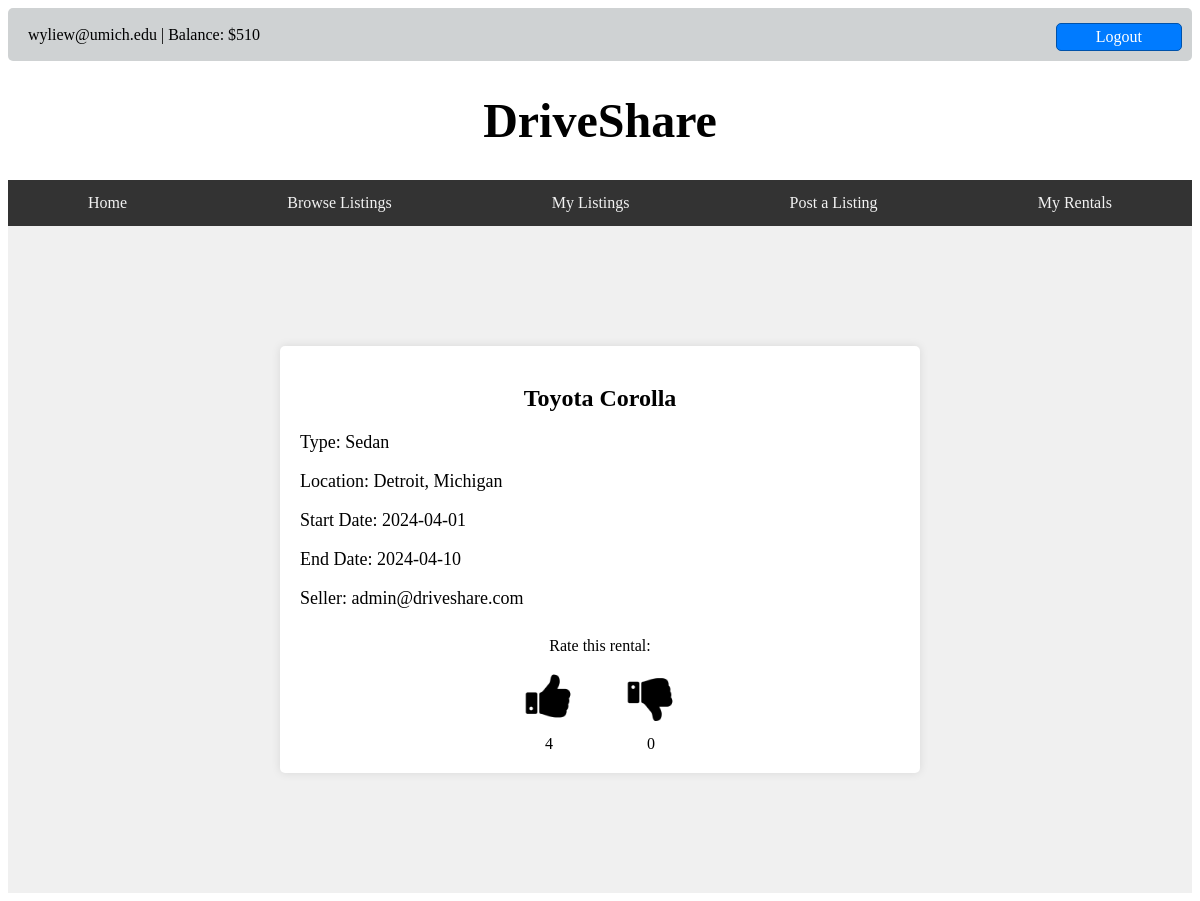
The page /listings/1 (signed in) on the database its author committed.
### tables this page shows
CREATE TABLE users (
                            id INTEGER PRIMARY KEY AUTOINCREMENT,
                            email TEXT UNIQUE NOT NULL,
                            password TEXT,
                            security_answer1 TEXT,
                            security_answer2 TEXT,
                            security_answer3 TEXT,
                            balance DECIMAL(10, 2) DEFAULT 0.0,
                            thumbs_up INTEGER DEFAULT 0,
                            thumbs_down INTEGER DEFAULT 0
                        );

CREATE TABLE listings (
                            id INTEGER PRIMARY KEY AUTOINCREMENT,
                            seller_id INTEGER,
                            buyer_id INTEGER,
                            make TEXT,
                            model TEXT,
                            year INTEGER,
                            color TEXT,
                            type TEXT,
                            price REAL,
                            city TEXT,
                            state TEXT,
                            start_date TEXT,
                            end_date TEXT,
                            FOREIGN KEY (seller_id) REFERENCES users(id),
                            FOREIGN KEY (buyer_id) REFERENCES users(id)
                        );

### main.py (the view)
@app.get("/listings/{id}", response_class=HTMLResponse)
def listing(request: Request, id: int, listing_manager: Annotated[ListingMediator, Depends(get_listing_manager)],
            user_manager: Annotated[UserMediator, Depends(get_user_manager)], user = Depends(get_current_user)):
    listing = listing_manager.get_listing(id)
    seller_email = user_manager[listing.seller_id].email
    return templates.TemplateResponse("single_listing.html", {"request": request, "listing": listing, "user": user,
                                                              "seller_email": seller_email, "ratings": listing_manager.get_rating(listing.seller_id)})

### driveshare/interface/single_listing.html (shortened to what this page needs)
<!DOCTYPE html>
<html lang="en">
<head>
</head>
<body>
    {% include 'title.html' %}
    <div class="listing-container">
        <div class="listing">
            <h2>{{ listing.car.make }} {{ listing.car.model }}</h2>
            <p>Type: {{ listing.car.car_type }}</p>
            <p>Location: {{ listing.location.city }}, {{ listing.location.state }}</p>
            <p>Start Date: {{ listing.availability.start_date }}</p>
            <p>End Date: {{ listing.availability.end_date }}</p>
            <p>Seller: {{ seller_email }}</p>
            {% if user.id == listing.buyer_id %}
                <form id="rating">
                    <label for="rating">Rate this rental:</label>
                    <div class="rating-container">
                        <div class="thumb-container">
                            <button type="submit" formmethod="post" formaction="/rate_listing/{{ listing.id }}/?rating=1">
                                <img src="{{ url_for('static', path='/assets/thumbs_up.png') }}">
                            </button>
                            <span>{{ ratings[0] }}</span>
                        </div>
                        <div class="thumb-container">
                            <button type="submit" formmethod="post" formaction="/rate_listing/{{ listing.id }}/?rating=1">
                                <img src="{{ url_for('static', path='/assets/thumbs_down.png') }}">
                            </button>
                            <span>{{ ratings[1] }}</span>
                        </div>
                    </div>
                </form>
            {% elif listing.buyer_id == None %}
                {% if user.id != listing.seller_id %}
                    <a href="/payment/auth/?listing_id={{ listing.id }}">Purchase this listing</a>
                {% endif %}
            {% endif %}
        </div>
    </div>
</body>
</html>

### driveshare/interface/title.html
<link rel="stylesheet" href="{{ url_for('static', path='/assets/navbar.css') }}">
<link rel="stylesheet" href="{{ url_for('static', path='/assets/title.css') }}">
<div class="top-bar">
    <a class="user-name" id="username">{{ user.email }}  |  Balance: ${{ user.balance }}</a>
    <a class="logout-button" href="/logout/">Logout</a>
</div>
<h1 class="title">DriveShare</h1>
<div class="navbar">
    <a href="/home/">Home</a>
    <a href="/listings/">Browse Listings</a>
    <a href="/my_listings/">My Listings</a>
    <a href="/listing/post">Post a Listing</a>
    <a href="/rental_history/">My Rentals</a>
</div>

### driveshare/interface/assets/navbar.css (style rules this page uses)
.navbar { display: flex; justify-content: space-between; align-items: center; background-color: #333; overflow: hidden; width: 100%; }
.navbar a { color: #f2f2f2; text-align: center; margin-left: auto; margin-right: auto; padding: 14px 16px; text-decoration: none; border-radius: 5px; }

### driveshare/interface/assets/title.css (style rules this page uses)
.title { text-align: center; font-size: 3em; }
.top-bar { display: flex; justify-content: space-between; align-items: center; padding: 10px; background-color: #cfd2d3; border-radius: 5px; }
.top-bar .user-name { margin-left: 10px; }
.top-bar .logout-button { width: 10%; padding: 4px; margin-top: 5px; border: 1px solid #0052aa; background-color: #007bff; border-radius: 5px; box-shadow: none; transition: border-color 0.3s ease; color: #fff; text-align: center; text-decoration: none; }

### driveshare/interface/single_listing.html (style rules this page uses)
.listing-container { width: 100%; min-height: 100%; background-color: #f0f0f0; padding-top: calc(5% + 60px); padding-bottom: calc(5% + 60px); }
.listing { max-width: 600px; margin: 0px auto; padding: 20px; border-radius: 5px; background-color: #fff; box-shadow: 0px 0px 10px rgba(0, 0, 0, 0.1); }
h2 { text-align: center; }
p { margin-top: 10px; font-size: large; }
form { display: flex; flex-direction: column; align-items: center; }
label { margin-top: 10px; }
img { width: 50px; height: 50px; margin-top: 5px; border-radius: 5px; box-shadow: none; transition: border-color 0.3s ease; padding: 10px; }
button { background-color: transparent; border: none; }
.thumb-container { display: flex; flex-direction: column; justify-content: center; text-align: center; padding: 0 10px; }
.rating-container { display: flex; flex-direction: row; justify-content: space-between; }

### rows shown on the page
users: email "wyliew@umich.edu", balance "510"
listings: car.make "Toyota", car.model "Corolla", car.car_type "Sedan", location.city "Detroit", location.state "Michigan", availability.start_date "2024-04-01", availability.end_date "2024-04-10"
users: email "admin@driveshare.com", thumbs_up "4", thumbs_down "0"
